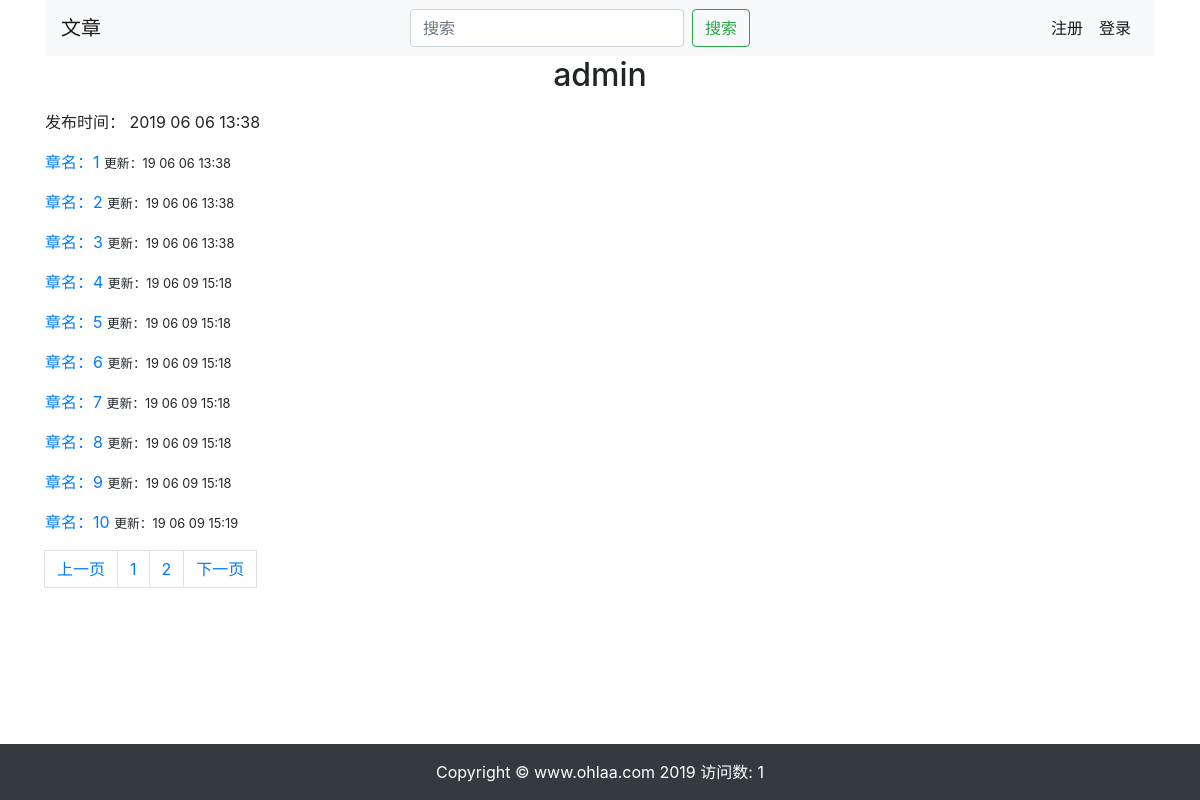
The app's page /article/1/ with its own data.
### learning_logs/models.py (models this page shows)
class Article(models.Model):
	art_name=models.CharField('标题',max_length=200)
	art_add_date=models.DateTimeField(auto_now_add=True)
	art_author=models.CharField('作者',max_length=10,default="")
	user_owner=models.ForeignKey(User,on_delete=models.CASCADE)
	art_type=models.CharField('类型',max_length=200)
	art_status=models.CharField('状态',max_length=200,default="")
	art_introduction=models.CharField('简介',max_length=200,default="")
	art_name_used=models.CharField('曾用名',max_length=200,default="")
	def __str__(self):
		if len(self.art_name)>=20:
			art_name_limit=self.art_name[:20]+'...'
		else:
			art_name_limit=self.art_name
		return art_name_limit

class ArtChapter(models.Model):
	chapter_name=models.CharField('章名',max_length=200)
	chapter_content=models.TextField('文章内容')
	article=models.ForeignKey(Article,verbose_name="文章",on_delete=models.CASCADE,null=True)
	chapter_add_date=models.DateTimeField(auto_now=True)
	class Meta:
		ordering=['chapter_add_date']

### learning_logs/views.py (the view)
# urls.py: re_path(r'^article/(?P<article_id>\d+)/$', views.article,name='article'),
def article(request,article_id):
	article=Article.objects.get(id=article_id)
	artchapters=article.artchapter_set.all()
	paginator=Paginator(artchapters,10)
	current_page=int(request.GET.get('page',1))
	if paginator.num_pages >7 :
		if current_page-3 < 1:
			page_ran=range(1,8)
		elif current_page +3 >paginator.num_pages:
			page_ran=range(paginator.num_pages-6,paginator.num_pages+1)
		else:
			page_ran=range(current_page-3,current_page+4)
		page_range=page_ran
	else:
		page_range=paginator.page_range
	current_page_chapter=paginator.page(current_page)
	context = {'article':article,'current_page_chapter':current_page_chapter,'page_range':page_range}
	return render(request,'learning_logs/article.html',context)

### learning_logs/templates/learning_logs/article.html (shortened to what this page needs)
{% extends 'learning_logs/base.html' %}
{% block header %}
<h2 class="text-center">{{ article }}</h2>
{% endblock header %}
{% block content %}
<div class="panel panel-default">
	<div class="panel-body">
		<p>发布时间：
			{{ article.art_add_date|date:'Y m d H:i' }}
		</p>
	</div>
	{% for i in current_page_chapter %}
		<p>
		<a href="{% url 'learning_logs:look_chapter' i.id %}">
			章名：{{i.chapter_name}}
		</a><small> 更新：{{i.chapter_add_date|date:'y m d H:i'}}</small>
		</p>
	{% endfor %}
</div>
	<nav aria-label="Page navigation example">
		<ul class="pagination">
			{% if current_page_chapter.has_previous %}
			<li class="page-item"><a class="page-link" href="?current_page_chapter.previous_page_number" aria-label="Previous"><span aria-hidden="true">上一页</span></a></li>
			{% else %}
			<li class="disabled"><a class="page-link" href="" aria-label="Next"><span aria-hidden="true">上一页</span></a></li>
			{% endif %}
			{% for page in page_range %}
			<li class="page-item"><a class="page-link" href="?page={{page}}">{{page}}</a></li>
			{% endfor %}
			{% if current_page_chapter.has_next%}
			<li><a class="page-link" href="?page={{current_page_chapter.next_page_number}}" aria-label="Next"><span aria-hidden="true">下一页</span></a></li>
			{% else %}
			<li class="disabled"><a class="page-link"  href="" aria-label="Next"><span aria-hidden="true">下一页</span></a></li>
			{% endif %}
		</ul>
	</nav>
{% endblock content %}

### records on screen
Article: art_name "admin", art_add_date "2019 06 06 13:38"
ArtChapter: chapter_name "1", chapter_add_date "19 06 06 13:38"
ArtChapter: chapter_name "2", chapter_add_date "19 06 06 13:38"
ArtChapter: chapter_name "3", chapter_add_date "19 06 06 13:38"
ArtChapter: chapter_name "4", chapter_add_date "19 06 09 15:18"
ArtChapter: chapter_name "5", chapter_add_date "19 06 09 15:18"
ArtChapter: chapter_name "6", chapter_add_date "19 06 09 15:18"
ArtChapter: chapter_name "7", chapter_add_date "19 06 09 15:18"
ArtChapter: chapter_name "8", chapter_add_date "19 06 09 15:18"
ArtChapter: chapter_name "9", chapter_add_date "19 06 09 15:18"
ArtChapter: chapter_name "10", chapter_add_date "19 06 09 15:19"

### other values on screen
{{ page }} "1" "2"
